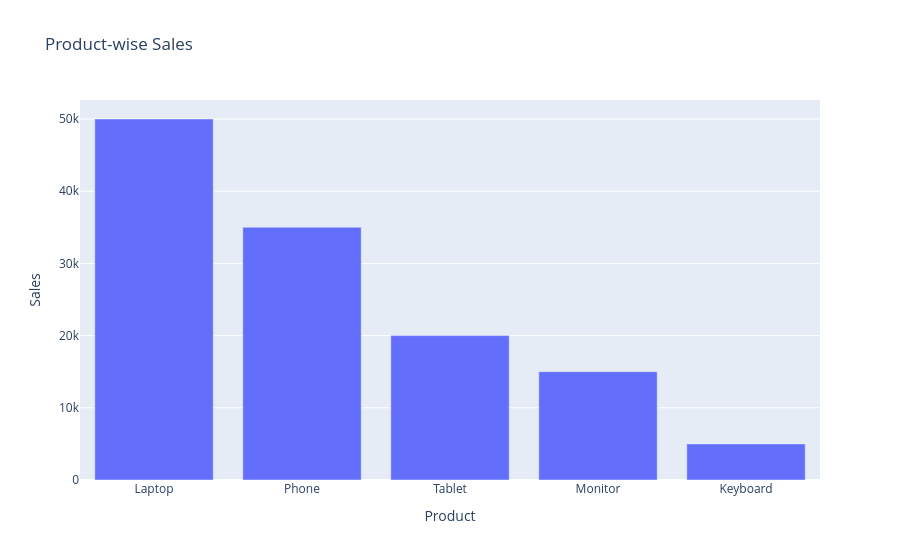

The notebook cell saved with this chart:
### Code cell
import plotly.express as px

fig = px.bar(
    df,
    x="Product",
    y="Sales",
    title="Product-wise Sales"
)

fig.show()

### Figure 1 — Plotly figure (JSON) as saved in the notebook; plotly's stock layout.template omitted (floating-point values rounded to 4 significant figures)
{"data": [{"hovertemplate": "Product=%{x}<br>Sales=%{y}<extra></extra>", "legendgroup": "", "marker": {"color": "#636efa", "pattern": {"shape": ""}}, "name": "", "orientation": "v", "showlegend": false, "textposition": "auto", "type": "bar", "x": ["Laptop", "Phone", "Tablet", "Monitor", "Keyboard"], "xaxis": "x", "y": [50000, 35000, 20000, 15000, 5000], "yaxis": "y"}], "layout": {"barmode": "relative", "legend": {"tracegroupgap": 0}, "title": {"text": "Product-wise Sales"}, "xaxis": {"anchor": "y", "domain": [0, 1], "title": {"text": "Product"}}, "yaxis": {"anchor": "x", "domain": [0, 1], "title": {"text": "Sales"}}}}
